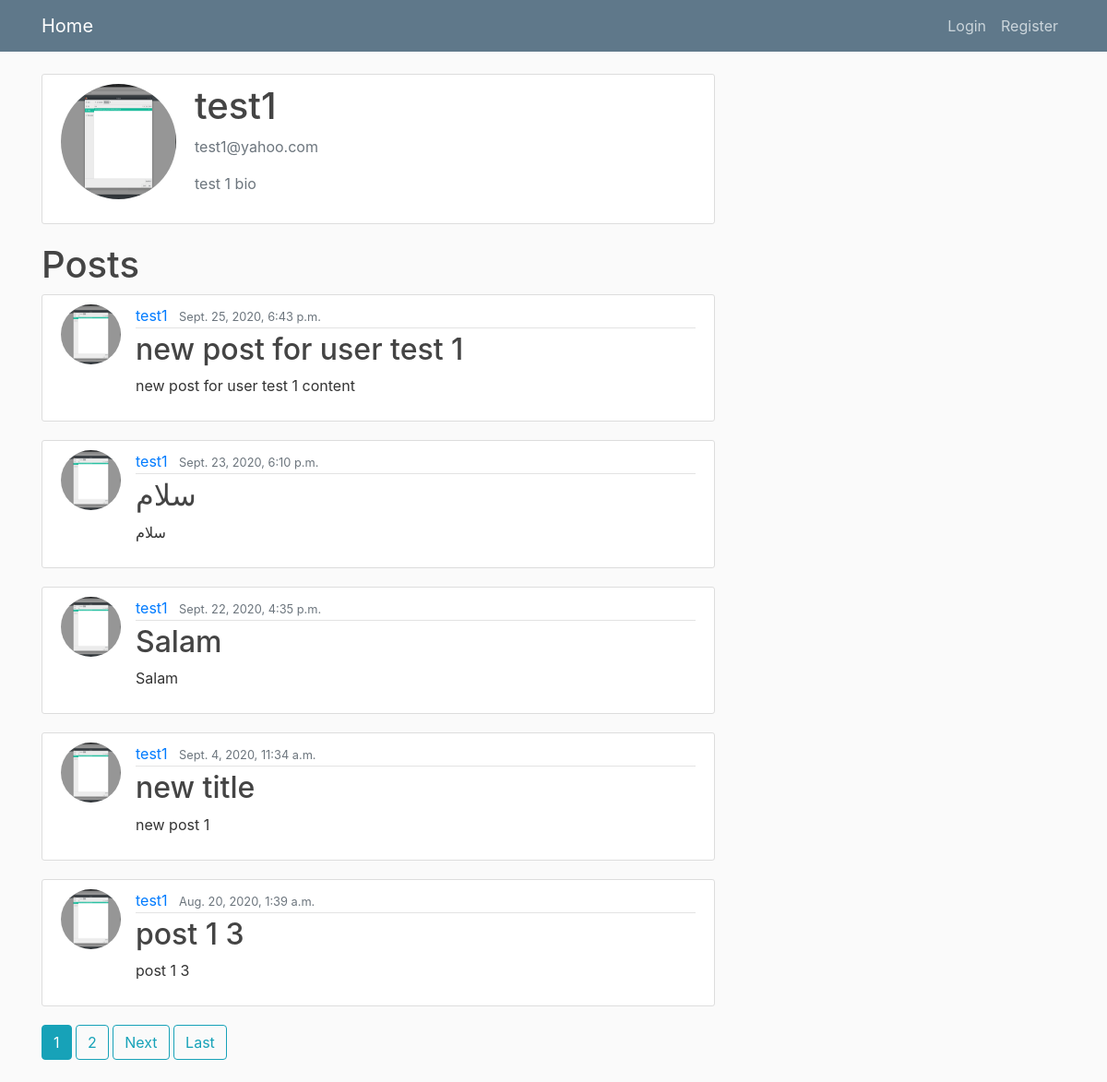
The app's page /user/test1 with its own data.
### users/models.py (models this page shows, shortened)
class profile(models.Model):
    user=models.OneToOneField(User, on_delete=models.CASCADE)
    image=models.ImageField(default='default.jpg',upload_to='profile_pics')
    bio=models.TextField(default='',max_length=120)

### blog/models.py (models this page shows, shortened)
class post(models.Model):
    id=models.UUIDField(primary_key=True,default=uuid.uuid4,editable=False)
    title=models.CharField(max_length=100)
    content=models.TextField()
    date_posted=models.DateTimeField(default=timezone.now)
    author=models.ForeignKey(User, on_delete=models.CASCADE)

### users/views.py (the view)
# urls.py: path('user/<str:username>',users_view.ProfileDetailView.as_view(),name='profile'),
class ProfileDetailView(ListView):
    model=blog_models.post
    template_name='users/profile.html'
    context_object_name='posts'
    paginate_by=5
    def get_queryset(self):
        user=get_object_or_404(User,username=self.kwargs.get('username'))
        return blog_models.post.objects.filter(author=user).order_by('-date_posted')
    def get_context_data(self,**kwargs):
        context=super().get_context_data(**kwargs)
        profile_user=get_object_or_404(User,username=self.kwargs.get('username'))
        context['profile_user']=profile_user
        return context

### users/templates/users/profile.html (shortened to what this page needs)
{% extends "blog/base.html" %}
{% load crispy_forms_tags %}
{% block content %}
<div class="content-section">
      <div class="media">
        <img class="rounded-circle account-img" src="{{ profile_user.profile.image.url }}">
        <div class="media-body">
          <h2 class="account-heading">{{ profile_user.username }}</h2>
          <p class="text-secondary">{{ profile_user.email }}</p>
          <p class="text-secondary">{{ profile_user.profile.bio  }}</p>
        </div>
      </div>
    </div>
    <h1>Posts</h1>
{% for post in posts %}
        <article class="media content-section">
        <img class="rounded-circle article-img" src="{{post.author.profile.image.url}}">
          <div class="media-body">
            <div class="article-metadata">
              <a class="mr-2" href="{% url 'blog:profile' post.author.username%}">{{ post.author }}</a>
              <small class="text-muted">{{ post.date_posted }}</small>
            </div>
            <h2><a class="article-title" href="{% url 'blog:post-detail' post.id %}">{{ post.title }}</a></h2>
            <p class="article-content">{{ post.content }}</p>
          </div>
        </article>
    {% endfor %}
        {% if is_paginated %}
      {% for num in page_obj.paginator.page_range %}
        {% if page_obj.number == num %}
          <a class="btn btn-info mb-4" href="?page={{ num }}">{{ num }}</a>
        {% elif num > page_obj.number|add:'-3' and num < page_obj.number|add:'3' %}
          <a class="btn btn-outline-info mb-4" href="?page={{ num }}">{{ num }}</a>
        {% endif %}
      {% endfor %}
      {% if page_obj.has_next %}
        <a class="btn btn-outline-info mb-4" href="?page={{ page_obj.next_page_number }}">Next</a>
        <a class="btn btn-outline-info mb-4" href="?page={{ page_obj.paginator.num_pages }}">Last</a>
      {% endif %}
    {% endif %}
{% endblock content %}

### blog/static/blog/main.css (style rules this page uses)
body { background: #fafafa; color: #333333; margin-top: 5rem; }
h1, h2, h3, h4, h5, h6 { color: #444444; }
.content-section { background: #ffffff; padding: 10px 20px; border: 1px solid #dddddd; border-radius: 3px; margin-bottom: 20px; }
.article-title { color: #444444; }
.article-content { white-space: pre-line; }
.article-img { height: 65px; width: 65px; margin-right: 16px; }
.article-metadata { padding-bottom: 1px; margin-bottom: 4px; border-bottom: 1px solid #e3e3e3 }
.account-img { height: 125px; width: 125px; margin-right: 20px; margin-bottom: 16px; }
.account-heading { font-size: 2.5rem; }

### records on screen
post: author.profile.image (picture), author "test1", date_posted "Sept. 25, 2020, 6:43 p.m.", title "new post for user test 1", content "new post for user test 1 content"
post: author.profile.image (picture), author "test1", date_posted "Sept. 23, 2020, 6:10 p.m.", title "سلام", content "سلام"
post: author.profile.image (picture), author "test1", date_posted "Sept. 22, 2020, 4:35 p.m.", title "Salam", content "Salam"
post: author.profile.image (picture), author "test1", date_posted "Sept. 4, 2020, 11:34 a.m.", title "new title", content "new post 1"
post: author.profile.image (picture), author "test1", date_posted "Aug. 20, 2020, 1:39 a.m.", title "post 1 3", content "post 1 3"

### other values on screen
{{ profile_user.username }} "test1"
{{ profile_user.email }} "test1@yahoo.com"
{{ profile_user.profile.bio }} "test 1 bio"
{{ num }} "1"
{{ num }} "2"
